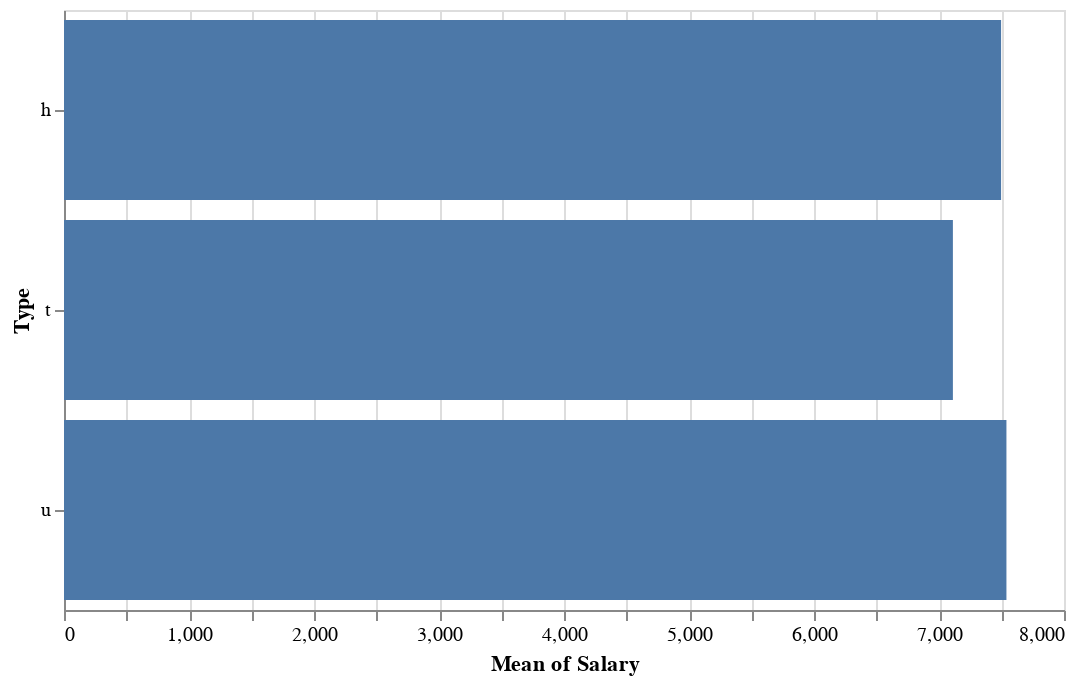

Notebook cell for this chart:
### Code cell
alt.Chart(
  df, height=300, width=500
).mark_bar().encode(
  x = 'mean(Salary):Q', y = 'Type:O'
).transform_lookup(
  lookup='OwnerId',
  from_=alt.LookupData(data=melb, key='OwnerId', fields=['Type'])
)

### Figure 1 — Vega-Lite specification as saved in the notebook (floating-point values rounded to 4 significant figures; data arrays with more than 128 entries replaced by an {"elided": "..."} marker saying what was removed)
{"config": {"view": {"continuousWidth": 400, "continuousHeight": 300}}, "data": {"name": "data-266d37fc45bc7583a8ee9f33fa382ebe"}, "mark": "bar", "encoding": {"x": {"type": "quantitative", "aggregate": "mean", "field": "Salary"}, "y": {"type": "ordinal", "field": "Type"}}, "height": 300, "transform": [{"lookup": "OwnerId", "from": {"data": {"name": "data-03d1b1a40ed6af830d7eaca0124dc08b"}, "key": "OwnerId", "fields": ["Type"]}}], "width": 500, "$schema": "https://vega.github.io/schema/vega-lite/v4.8.1.json", "datasets": {"data-266d37fc45bc7583a8ee9f33fa382ebe": {"elided": "1000 records"}, "data-03d1b1a40ed6af830d7eaca0124dc08b": {"elided": "1000 records"}}}
